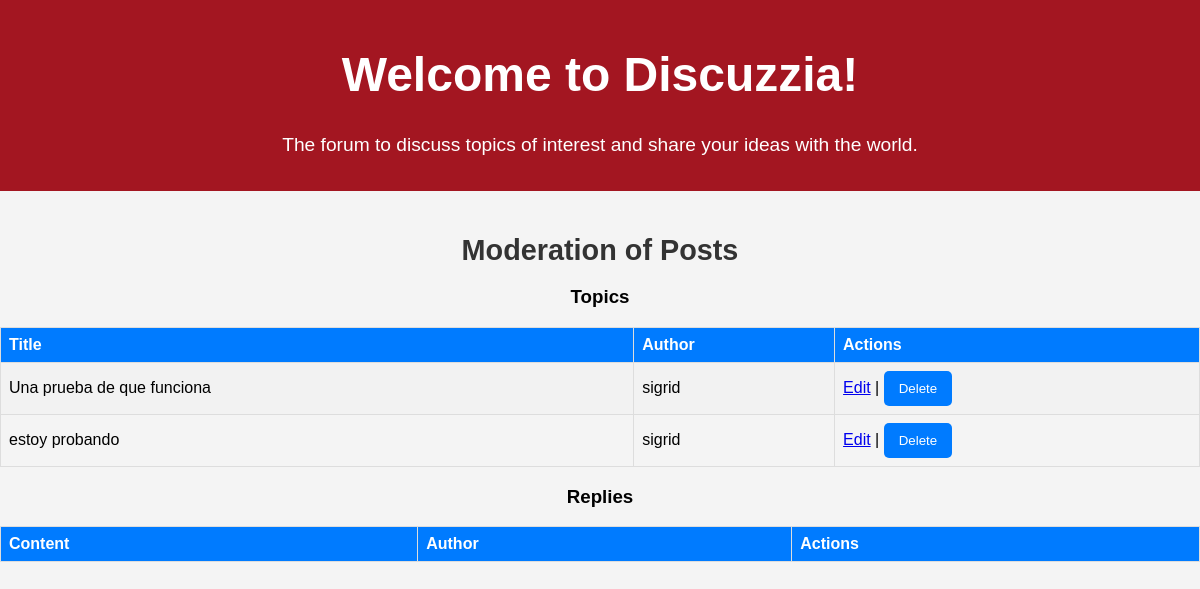
The page /moderation/ (signed in) on the database as committed earlier.
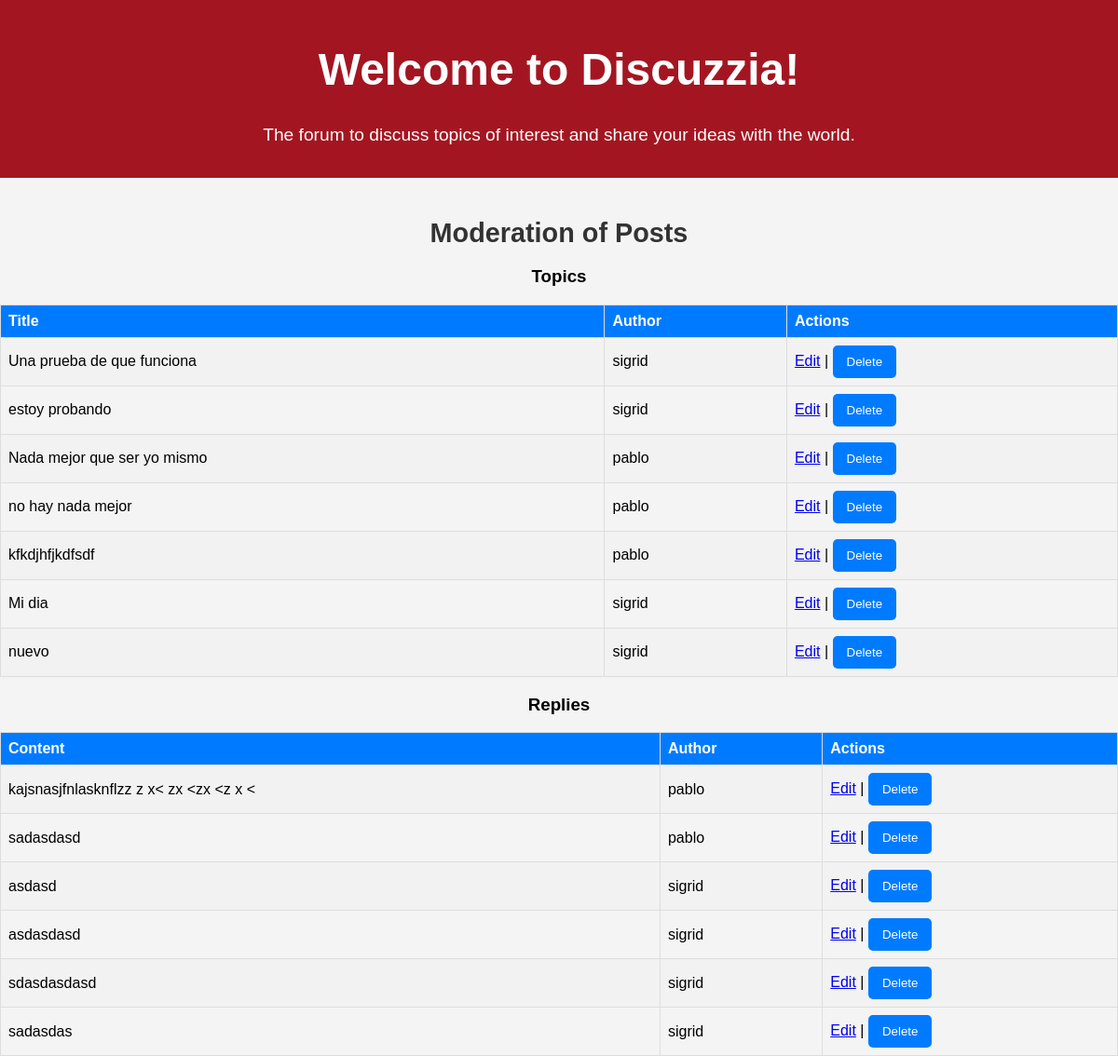
The same page on the database as committed later.
### forum/models.py (models this page shows, shortened)
class Topic(models.Model):
    title = models.CharField(max_length=200)  # Title of the topic
    author = models.ForeignKey(User, on_delete=models.CASCADE)  # User who created the topic
    content = models.TextField()  # Content of the topic
    created_at = models.DateTimeField(auto_now_add=True)  # Timestamp when the topic was created
    updated_at = models.DateTimeField(auto_now=True)  # Timestamp when the topic was last updated

class Reply(models.Model):
    topic = models.ForeignKey(Topic, related_name='replies', on_delete=models.CASCADE)  # Topic to which the reply belongs
    author = models.ForeignKey(User, on_delete=models.CASCADE)  # User who wrote the reply
    content = models.TextField()  # Content of the reply
    created_at = models.DateTimeField(auto_now_add=True)  # Timestamp when the reply was created
    updated_at = models.DateTimeField(auto_now=True)  # Timestamp when the reply was last updated

### forum/views.py (the view)
# urls.py: path('moderation/', views.moderation, name='moderation'),  # Route for moderation
@login_required
def moderation(request):
    if not request.user.is_staff:  # Check if the user is an admin
        return redirect('index')  # Redirect to the home page if not admin
    topics = Topic.objects.all()  # Get all topics
    replies = Reply.objects.all()  # Get all replies
    return render(request, 'forum/moderation.html', {'topics': topics, 'replies': replies})

### forum/templates/forum/moderation.html (shortened to what this page needs)
{% load static %}
<!DOCTYPE html>
<html lang="en">
<head>
    <link rel="stylesheet" href="{% static 'forum.css' %}">
    <link rel="stylesheet" href="{% static 'index.css' %}">
</head>
<body>
    {% include 'includes/header.html' %}
<div class="moderation-container">
    <h2>Moderation of Posts</h2>
    <h3>Topics</h3>
    <table class="table">
        <tr>
            <th>Title</th>
            <th>Author</th>
            <th>Actions</th>
        </tr>
        {% for topic in topics %}
        <tr>
            <td>{{ topic.title }}</td>
            <td>{{ topic.author.username }}</td>
            <td>
                <a href="{% url 'edit_topic' topic.id %}">Edit</a> |
                <form action="{% url 'delete_topic' topic.id %}" method="POST" style="display:inline;">
                    <button type="submit">Delete</button>
                </form>
            </td>
        </tr>
        {% endfor %}
    </table>
    <h3>Replies</h3>
    <table class="table">
        <tr>
            <th>Content</th>
            <th>Author</th>
            <th>Actions</th>
        </tr>
        {% for reply in replies %}
        <tr>
            <td>{{ reply.content }}</td>
            <td>{{ reply.author.username }}</td>
            <td>
                <a href="{% url 'edit_reply' reply.id %}">Edit</a> |
                <form action="{% url 'delete_reply' reply.id %}" method="POST" style="display:inline;">
                    <button type="submit">Delete</button>
                </form>
            </td>
        </tr>
        {% endfor %}
    </table>
</div>
</body>
</html>

Rows that differ between the two databases and show on the page:
added Topic: title "Nada mejor que ser yo mismo", author.username "pablo"
added Topic: title "no hay nada mejor", author.username "pablo"
added Topic: title "kfkdjhfjkdfsdf", author.username "pablo"
added Topic: title "Mi dia", author.username "sigrid"
added Topic: title "nuevo", author.username "sigrid"
added Reply: content "kajsnasjfnlasknflzz z x< zx <zx <z x <", author.username "pablo"
added Reply: content "sadasdasd", author.username "pablo"
added Reply: content "asdasd", author.username "sigrid"
added Reply: content "asdasdasd", author.username "sigrid"
added Reply: content "sdasdasdasd", author.username "sigrid"
added Reply: content "sadasdas", author.username "sigrid"
